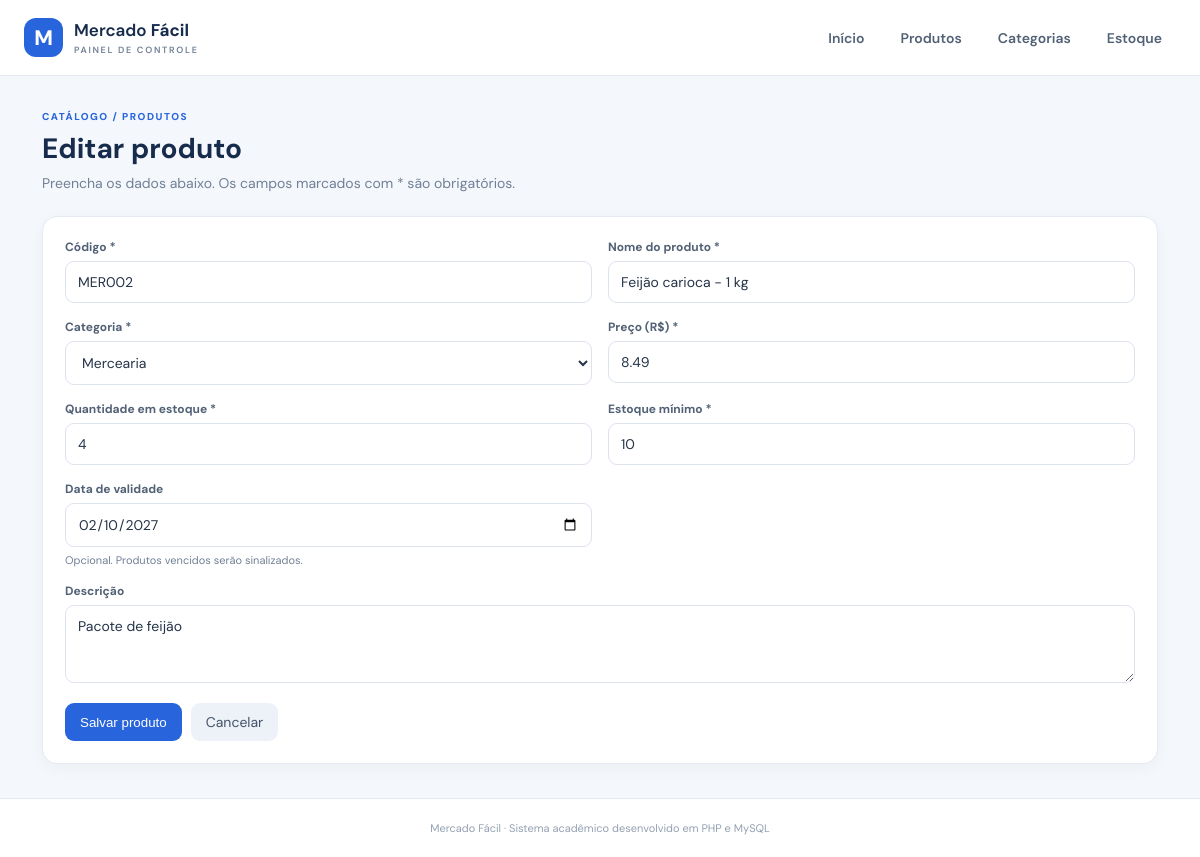
Screenshot of /produto_form.php?id=2 with the database file from the repository.
### tables this page shows
CREATE TABLE IF NOT EXISTS produtos (
  id INT NOT NULL AUTO_INCREMENT,
  codigo VARCHAR(30) NOT NULL,
  nome VARCHAR(120) NOT NULL,
  categoria_id INT NOT NULL,
  preco DECIMAL(10,2) NOT NULL,
  estoque INT NOT NULL DEFAULT 0,
  estoque_minimo INT NOT NULL DEFAULT 5,
  validade DATE NULL,
  descricao TEXT NULL,
  criado_em TIMESTAMP NOT NULL DEFAULT CURRENT_TIMESTAMP,
  atualizado_em TIMESTAMP NOT NULL DEFAULT CURRENT_TIMESTAMP ON UPDATE CURRENT_TIMESTAMP,
  PRIMARY KEY (id),
  UNIQUE KEY uk_produtos_codigo (codigo),
  KEY idx_produtos_categoria (categoria_id),
  KEY idx_produtos_nome (nome),
  CONSTRAINT fk_produto_categoria
    FOREIGN KEY (categoria_id) REFERENCES categorias(id)
    ON UPDATE CASCADE ON DELETE RESTRICT
);

CREATE TABLE IF NOT EXISTS categorias (
  id INT NOT NULL AUTO_INCREMENT,
  nome VARCHAR(80) NOT NULL,
  descricao VARCHAR(255) NULL,
  criado_em TIMESTAMP NOT NULL DEFAULT CURRENT_TIMESTAMP,
  PRIMARY KEY (id),
  UNIQUE KEY uk_categorias_nome (nome)
);

### includes/funcoes.php (called while the page is built, shortened)
<?php
function e($valor): string { return htmlspecialchars((string)$valor, ENT_QUOTES, 'UTF-8'); }

### produto_form.php (the view, shortened to what this page needs)
<?php
require 'config.php'; require 'includes/header.php';
$id=(int)($_GET['id']??0);$edit=$id>0;$erros=[];
$p=['codigo'=>'','nome'=>'','categoria_id'=>'','preco'=>'','estoque'=>'0','estoque_minimo'=>'5','validade'=>'','descricao'=>''];
if($edit){$st=$pdo->prepare('SELECT * FROM produtos WHERE id=?');$st->execute([$id]);$atual=$st->fetch();if(!$atual){flash('erro','Produto não encontrado.');redirecionar('produtos.php');}$p=$atual;}
$categorias=$pdo->query('SELECT * FROM categorias ORDER BY nome')->fetchAll();
?>
<div class="eyebrow">Catálogo / Produtos</div><h1 class="titulo"><?=$edit?'Editar produto':'Novo produto'?></h1><p class="subtitulo">Preencha os dados abaixo. Os campos marcados com * são obrigatórios.</p>
<form method="post" class="painel" style="padding:22px"><div class="form-grid">
<div class="campo"><label>Código *</label><input name="codigo" maxlength="30" required value="<?=e($p['codigo'])?>" placeholder="Ex.: MER010"></div>
<div class="campo"><label>Nome do produto *</label><input name="nome" maxlength="120" required value="<?=e($p['nome'])?>" placeholder="Nome do produto"></div>
<div class="campo"><label>Categoria *</label><select name="categoria_id" required><?php foreach($categorias as $c): ?><option value="<?=$c['id']?>" <?=$p['categoria_id']==$c['id']?'selected':''?>><?=e($c['nome'])?></option><?php endforeach ?></select></div>
<div class="campo"><label>Preço (R$) *</label><input type="number" name="preco" min="0.01" step="0.01" required value="<?=e($p['preco'])?>" placeholder="0,00"></div>
<div class="campo"><label>Quantidade em estoque *</label><input type="number" name="estoque" min="0" step="1" required value="<?=e($p['estoque'])?>"></div>
<div class="campo"><label>Estoque mínimo *</label><input type="number" name="estoque_minimo" min="0" step="1" required value="<?=e($p['estoque_minimo'])?>"></div>
<div class="campo"><label>Data de validade</label><input type="date" name="validade" value="<?=e($p['validade'])?>"><span class="ajuda">Opcional. Produtos vencidos serão sinalizados.</span></div>
<div class="campo full"><label>Descrição</label><textarea name="descricao" rows="3" placeholder="Informações adicionais..." maxlength="1000"><?=e($p['descricao'])?></textarea></div>
</div><div class="form-acoes"><button class="btn" <?=$categorias?'':'disabled'?>>Salvar produto</button><a class="btn sec" href="produtos.php">Cancelar</a></div></form>
<?php require 'includes/footer.php'; ?>

### assets/style.css (style rules this page uses)
:root { --navy:#172b4d;--blue:#2864dc;--cyan:#eaf2ff;--bg:#f4f7fb;--text:#263449;--muted:#718096;--line:#e5eaf1;--green:#13845b;--red:#c43c48;--amber:#a96a0a }
* { box-sizing:border-box }
body { margin:0;background:var(--bg);color:var(--text);font-family:'DM Sans',Arial,sans-serif;font-size:14px }
.eyebrow { color:var(--blue);font-weight:800;text-transform:uppercase;letter-spacing:1.5px;font-size:10px }
.titulo { font-size:28px;color:var(--navy);margin:7px 0 }
.subtitulo { color:var(--muted);margin:0 0 24px }
.card,.painel { background:#fff;border:1px solid var(--line);border-radius:15px;padding:20px;box-shadow:0 4px 16px #1b31500a }
.btn { display:inline-flex;align-items:center;justify-content:center;border:0;border-radius:9px;padding:10px 15px;background:var(--blue);color:#fff;text-decoration:none;font:600 13px inherit;cursor:pointer }
.btn.sec { background:#edf2f8;color:#44536a }
.painel { padding:0;overflow:hidden }
.form-grid { display:grid;grid-template-columns:repeat(2,1fr);gap:16px }
.campo { display:flex;flex-direction:column;gap:6px }
.campo.full { grid-column:1/-1 }
.campo label { font-size:12px;font-weight:700;color:#526176 }
.campo input,.campo select,.campo textarea,.filtro input,.filtro select { width:100%;border:1px solid #dce3ed;border-radius:9px;padding:11px 12px;font:inherit;color:var(--text);background:#fff;outline:none }
.ajuda { color:var(--muted);font-size:11px }
.form-acoes { display:flex;gap:9px;margin-top:20px }

### rows the page displays
produtos: codigo "MER002", nome "Feijão carioca - 1 kg", categoria_id "Mercearia", preco "8.49", estoque "4", estoque_minimo "10", validade "02/10/2027", descricao "Pacote de feijão"
